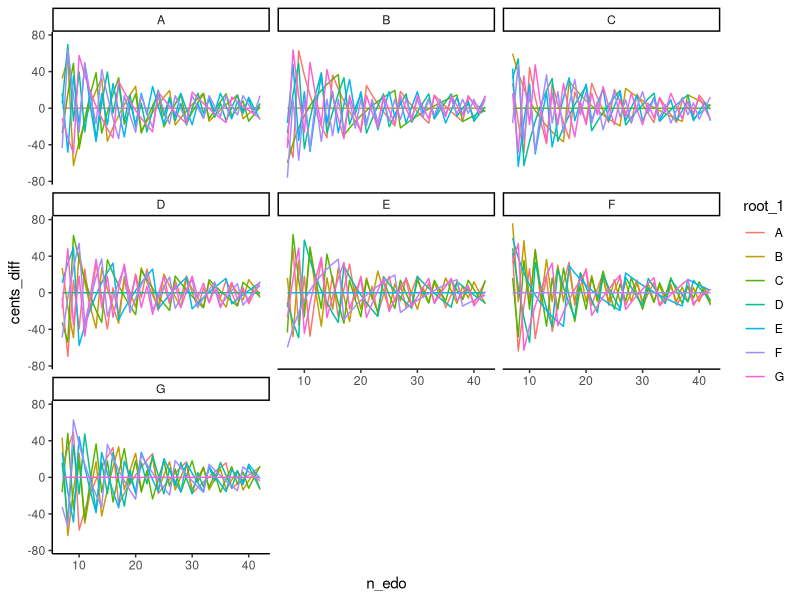
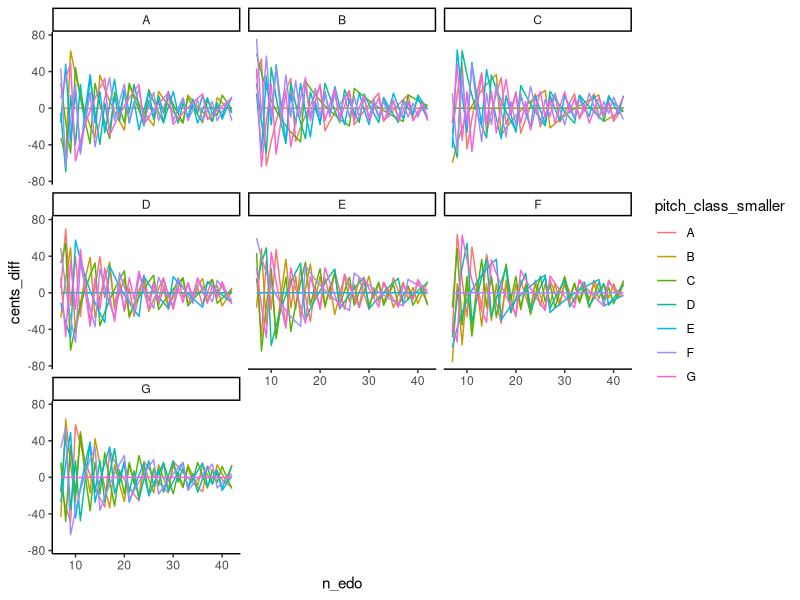
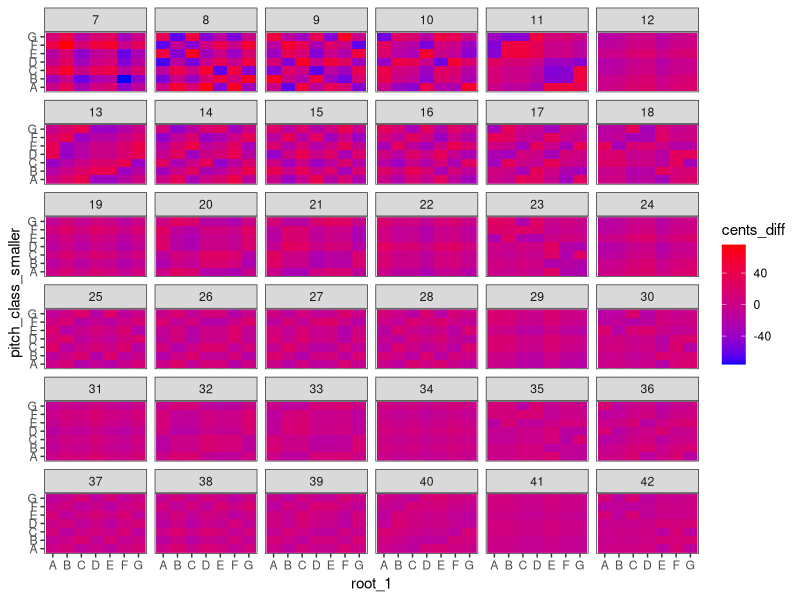
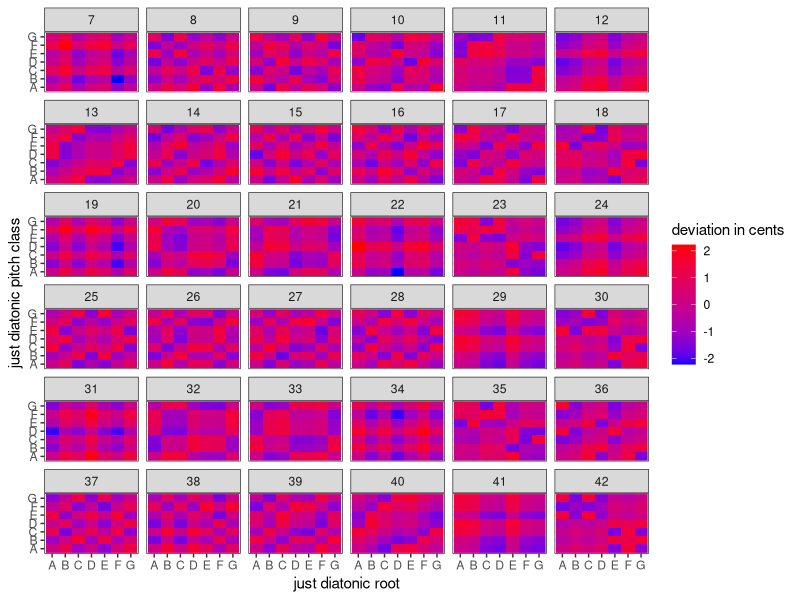

Write R code to recreate these figures, in order.
library(data.table)
library(ggplot2)
#d <- data.table::fread('just_vs_edo_7_to_20.csv')
d <- data.table::fread('data/just_vs_edo_7_to_42.csv')


ggplot(d) + geom_line(aes(x = n_edo, y = cents_diff,color = root_1)) + facet_wrap(~pitch_class_smaller) + theme_classic()

ggplot(d) + geom_line(aes(x = n_edo, y = cents_diff,color = pitch_class_smaller)) + facet_wrap(~root_1) + theme_classic()

ggplot(d) + geom_raster(aes(x = root_1, y = pitch_class_smaller, fill = cents_diff)) + scale_fill_gradient(low="blue", high="red") + facet_wrap(~n_edo) + theme_bw()

d[, scaled.cents.diff := scale(cents_diff), by = n_edo]

ggplot(d) + geom_raster(aes(x = root_1, y = pitch_class_smaller, fill = scaled.cents.diff)) +
      scale_fill_gradient(name = 'deviation in cents', low="blue", high="red") + facet_wrap(~n_edo) + theme_bw() +
      xlab('just diatonic root') + ylab('just diatonic pitch class')

